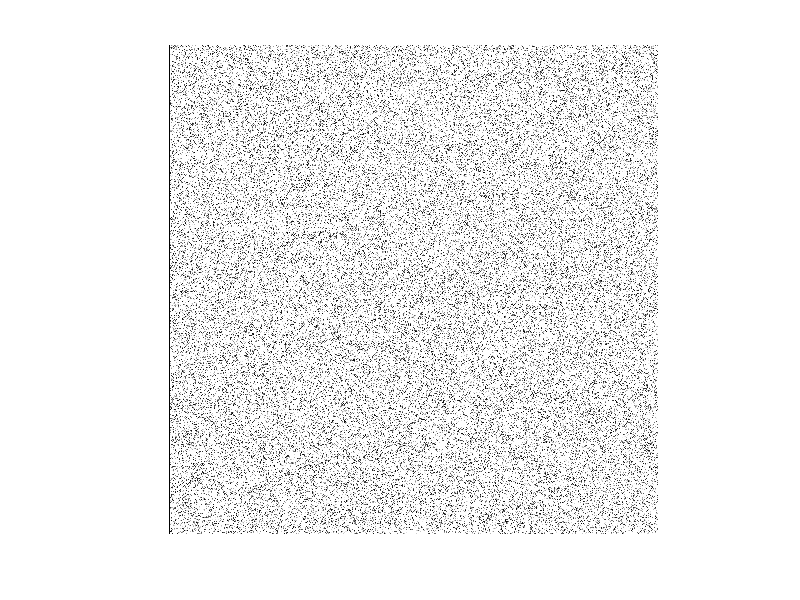

MATLAB code to generate this figure: (Note: this script raises an error after producing the figure.)
function SpeedTest()
%SPEEDTEST Summary of this function goes here
%   Detailed explanation goes here
    figure;
    x = 0:100;
    y = 0:100;
    iterations = 300;
    hAx = axes;
    plot(x, y);
%    drawnow;
%    disp('imshow');
%    avg = 0;
%    for i = 1:iterations
%    image = rand(1024,1280);
%    tic;
%    hIm = imshow(image, 'Parent', hAx);
%     drawnow;
%     time = toc;
%     avg = avg + time;
%     end
%     avg = avg/iterations;
%     disp('imshow avg');
%     disp(avg);
%     disp('cdata');
%     avg = 0;
%     for i = 1:iterations
%         tic;
%         set(hIm, 'CData', rand(1024, 1280));
%         drawnow;
%         time = toc;
%         avg = avg + time;
%     end
%     avg = avg / iterations;
%     disp('cdata avg');
%     disp(avg);
    im = imshow(randi(1024, 1280, 'uint8'));
    disp('cdata gpu');
    avg = 0;
    for i = 1:iterations
        tic;
        set(im, 'CData', gather(randi(1024, 1280, 'uint8' , 'gpuArray')));
        drawnow;
        time = toc;
        avg = avg + time;
    end
    avg = avg / iterations;
    disp('gpu cdata avg');
    disp(avg);
    disp('cdata nongpu');
    avg = 0;
    for i = 1:iterations
        tic;
        set(im, 'CData', randi(1024, 1280, 'uint8'));
        drawnow;
        time = toc;
        avg = avg + time;
    end
    avg = avg / iterations;
    disp('cdata nongpu avg');
    disp(avg);
end

